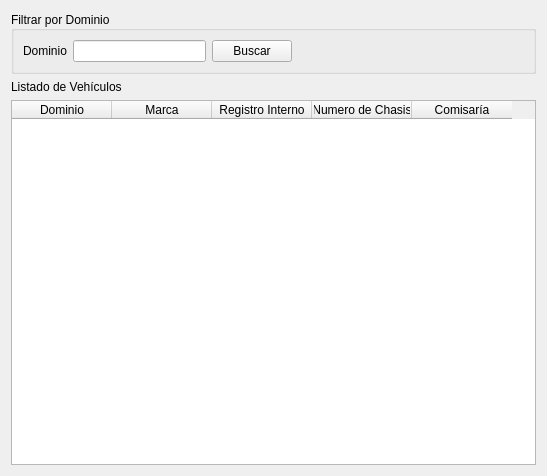
<?xml version="1.0" encoding="UTF-8"?>
<ui version="4.0">
 <class>FormListadoVehiculos</class>
 <widget class="QWidget" name="FormListadoVehiculos">
  <property name="geometry">
   <rect>
    <x>0</x>
    <y>0</y>
    <width>547</width>
    <height>476</height>
   </rect>
  </property>
  <property name="windowTitle">
   <string>Form</string>
  </property>
  <layout class="QVBoxLayout" name="verticalLayout">
   <item>
    <widget class="QGroupBox" name="groupBox">
     <property name="layoutDirection">
      <enum>Qt::LeftToRight</enum>
     </property>
     <property name="title">
      <string>Filtrar por Dominio</string>
     </property>
     <property name="alignment">
      <set>Qt::AlignLeading|Qt::AlignLeft|Qt::AlignVCenter</set>
     </property>
     <layout class="QHBoxLayout" name="horizontalLayout">
      <item>
       <widget class="QLabel" name="label">
        <property name="text">
         <string>Dominio</string>
        </property>
       </widget>
      </item>
      <item>
       <widget class="QLineEdit" name="lineEditBuscar">
        <property name="sizePolicy">
         <sizepolicy hsizetype="Fixed" vsizetype="Minimum">
          <horstretch>0</horstretch>
          <verstretch>0</verstretch>
         </sizepolicy>
        </property>
        <property name="minimumSize">
         <size>
          <width>133</width>
          <height>20</height>
         </size>
        </property>
        <property name="contextMenuPolicy">
         <enum>Qt::DefaultContextMenu</enum>
        </property>
        <property name="layoutDirection">
         <enum>Qt::LeftToRight</enum>
        </property>
        <property name="alignment">
         <set>Qt::AlignLeading|Qt::AlignLeft|Qt::AlignVCenter</set>
        </property>
       </widget>
      </item>
      <item>
       <widget class="QPushButton" name="pushButtonBuscar">
        <property name="text">
         <string>Buscar</string>
        </property>
       </widget>
      </item>
      <item>
       <spacer name="horizontalSpacer">
        <property name="orientation">
         <enum>Qt::Horizontal</enum>
        </property>
        <property name="sizeHint" stdset="0">
         <size>
          <width>513</width>
          <height>20</height>
         </size>
        </property>
       </spacer>
      </item>
     </layout>
    </widget>
   </item>
   <item>
    <widget class="QLabel" name="labelListadoVehiculos">
     <property name="text">
      <string>Listado de Vehículos</string>
     </property>
    </widget>
   </item>
   <item>
    <widget class="QTableWidget" name="tableWidgetListadoDeVehiculos">
     <column>
      <property name="text">
       <string>Dominio</string>
      </property>
     </column>
     <column>
      <property name="text">
       <string>Marca</string>
      </property>
     </column>
     <column>
      <property name="text">
       <string>Registro Interno</string>
      </property>
     </column>
     <column>
      <property name="text">
       <string>Numero de Chasis</string>
      </property>
     </column>
     <column>
      <property name="text">
       <string>Comisaría</string>
      </property>
     </column>
    </widget>
   </item>
  </layout>
 </widget>
 <resources/>
 <connections/>
</ui>
